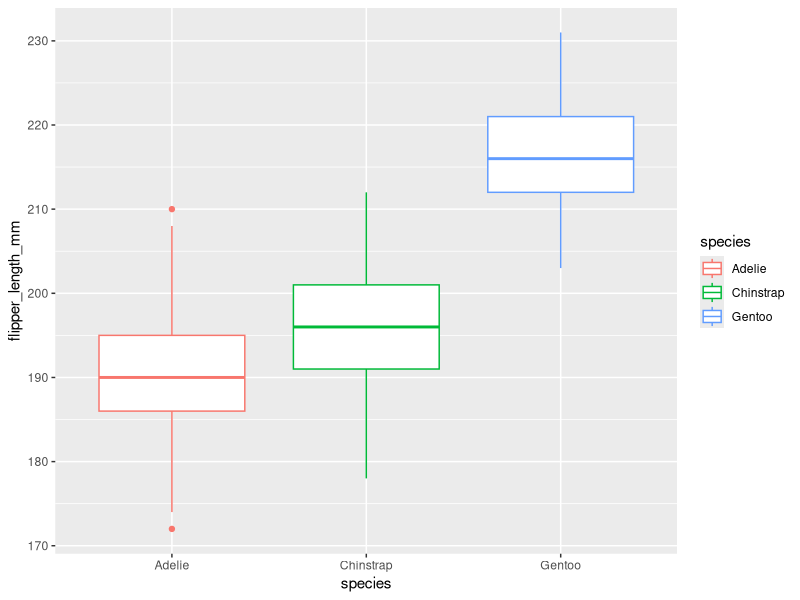
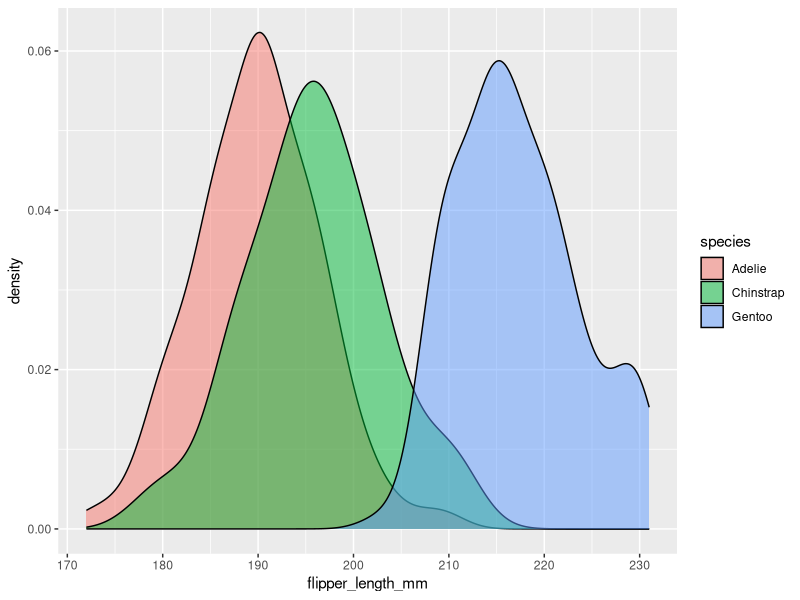
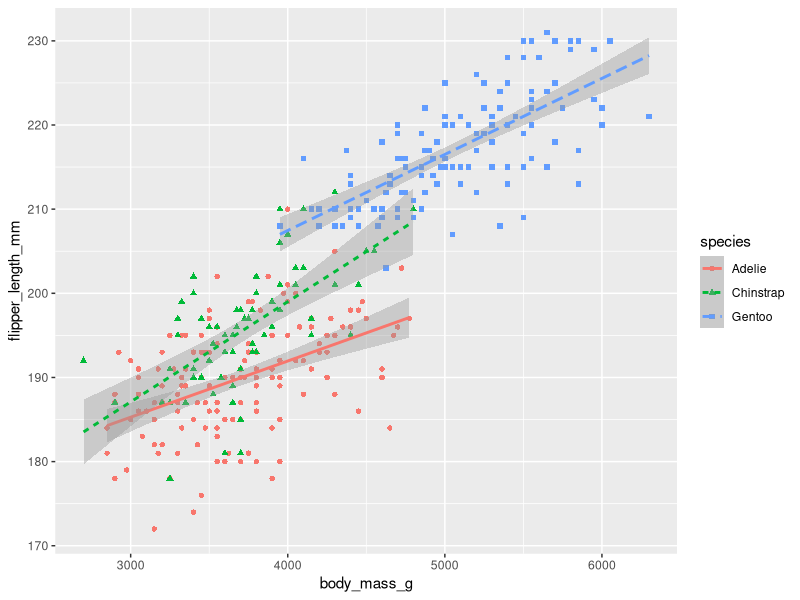
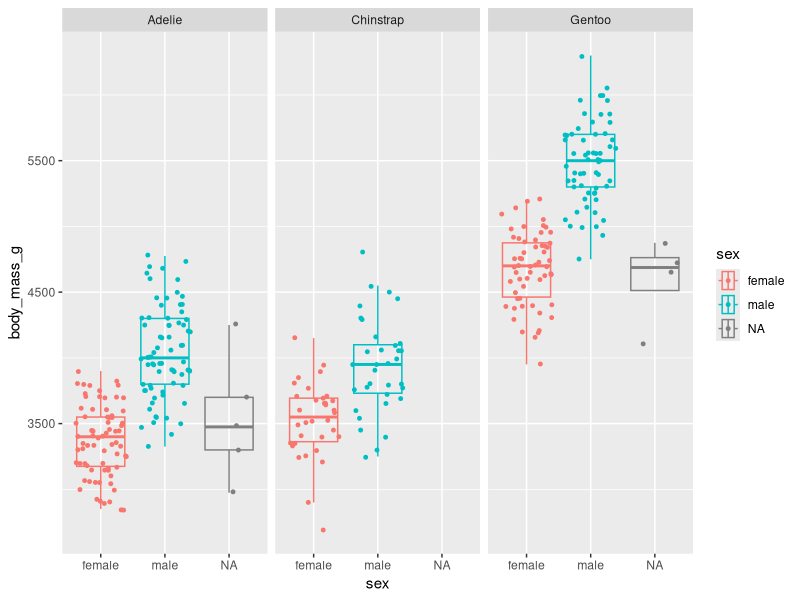

The R script that drew these images, in order:
## ---- chunk 1
knitr::opts_chunk$set(echo = TRUE)
## ---- chunk 2
library(palmerpenguins) 
library(tidyverse)
## ---- chunk 3
names(penguins)
## ---- chunk 4
#par(mfrow=c(1,2))
ggplot(data = penguins) +
  geom_boxplot(mapping = aes(x = species, y = flipper_length_mm, col = species))
ggplot(data = penguins) +
  geom_density(mapping = aes(x = flipper_length_mm, fill = species), alpha = 0.5)
## ---- chunk 5
penguins %>%
  ggplot(mapping = aes(x = body_mass_g, y = flipper_length_mm, col = species, shape = species)) +
  geom_point() +
  geom_smooth(method = "lm", aes(linetype = species))
## ---- chunk 6
penguins %>%
  ggplot(mapping = aes(x = body_mass_g, y  = sex, col = sex))  +
  geom_boxplot(alpha = 0) +
  geom_jitter(size = 1) +
  coord_flip() +
  facet_wrap(~ species)
